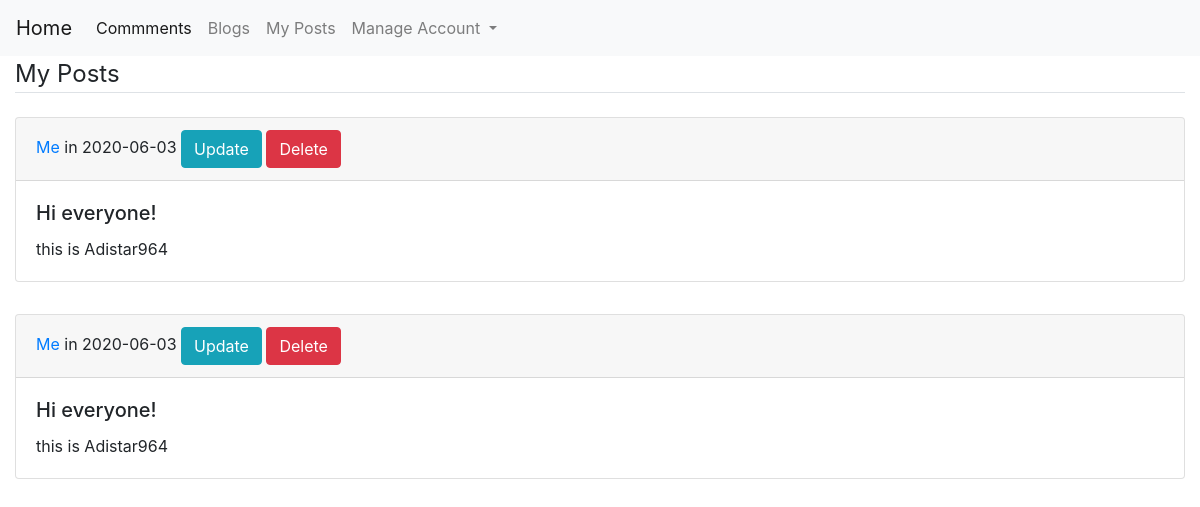
The page /YourPosts (signed in) on the database as committed earlier.
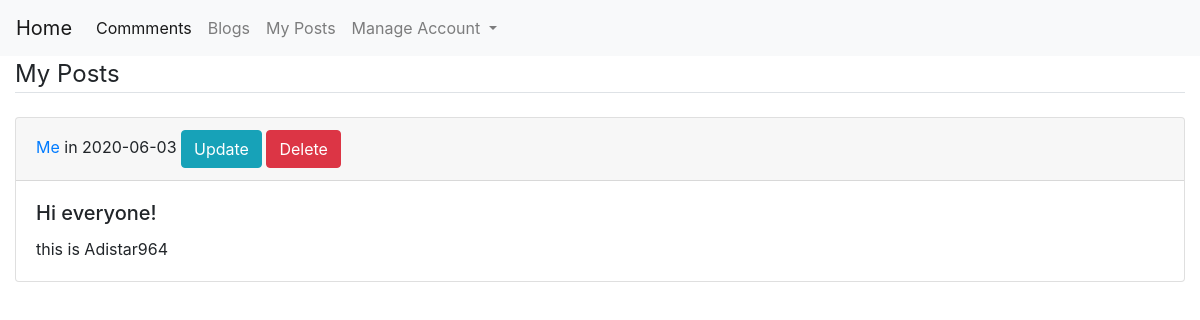
The same page on the database as committed later.
### flaskfile/models.py (models this page shows, shortened)
class Post(db.Model):
	id = db.Column(db.Integer, primary_key=True)
	title = db.Column(db.String(100), nullable=False)
	date_posted = db.Column(db.DateTime, nullable=False, default=datetime.utcnow)
	content = db.Column(db.Text, nullable=True)
	user_id = db.Column(db.Integer, db.ForeignKey('user.id'))

### flaskfile/routes.py (the view)
@app.route('/YourPosts')
@login_required
def YourPosts():
	posts = Post.query.filter_by(author=current_user).all()
	if posts:
		return render_template('YourPosts.html', posts=posts)
	else:
		return render_template('nopost.html')

### flaskfile/models.py (called while the page is built)
@lm.user_loader
def load_user(user_id):
	return User.query.get(int(user_id))

### flaskfile/templates/YourPosts.html (shortened to what this page needs)
{% extends 'layout.html' %}
{% block content %}
	<div class='content-section'>
		<fieldset class="form-group">
			<legend class="border-bottom mb-4">My Posts</legend>
			<div class="form-group">
			{% for postss in posts %}
				<div class="card">
					<div class="card-header">
						<a href="#">Me</a> in {{postss.date_posted.strftime('%Y-%m-%d')}}
						<a href={{url_for('post_update', post_id=postss.id)}} class='btn btn-info'>Update</a>
						<a href={{url_for('post_delete', post_id=postss.id)}} class='btn btn-danger'>Delete</a>
					</div>
					<div class=card-body>
						<h5 class='card-title'>{{postss.title}}</h5>
						<p class='card-text'>{{postss.content}}</p>
					</div>
				</div>
			</div>
		</fieldset>
	</div>
		{% endfor %}
{% endblock %}

Rows that differ between the two databases and show on the page:
removed Post: date_posted "2020-06-03", title "Hi everyone!", content "this is Adistar964"
